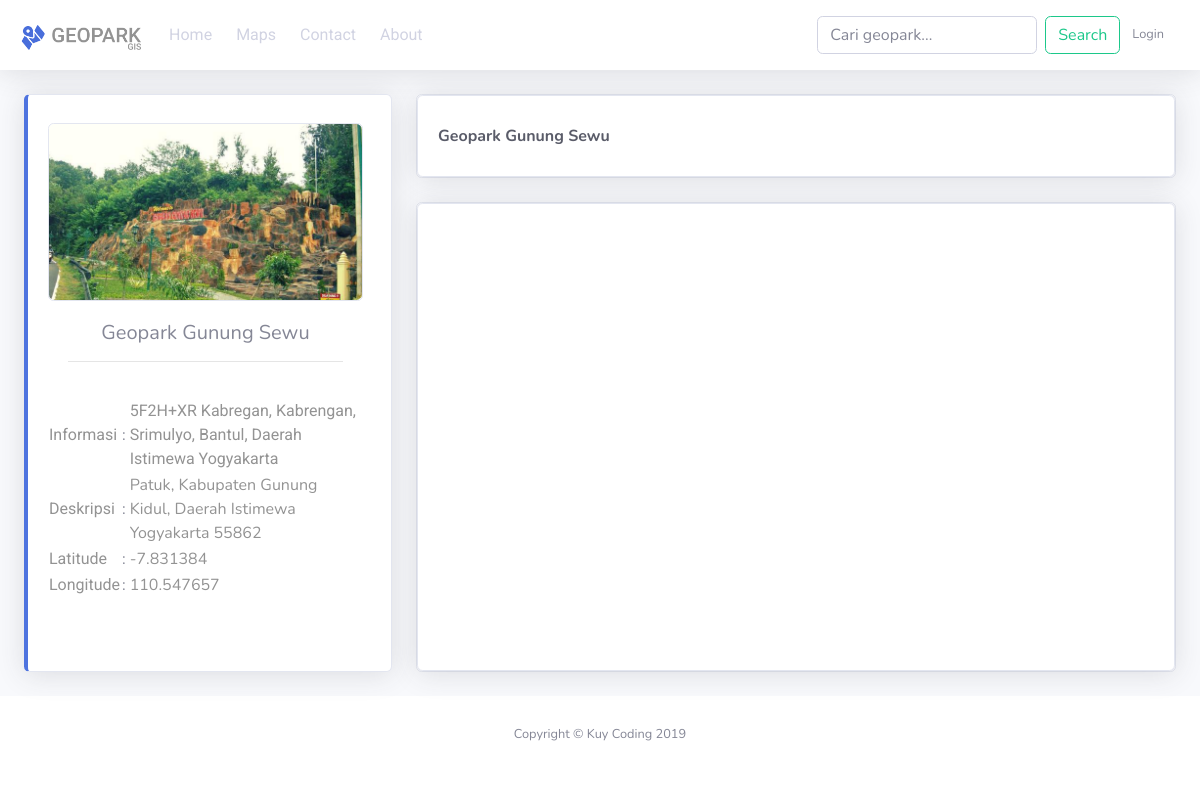
Screenshot of /maps.php?id=1 with the database file from the repository.
### tables this page shows
CREATE TABLE `data_geo` (
  `id_geo` int(11) NOT NULL,
  `nama_geo` varchar(128) NOT NULL,
  `deskripsi` varchar(158) NOT NULL,
  `info` varchar(128) NOT NULL,
  `lat` varchar(128) NOT NULL,
  `longitude` varchar(128) NOT NULL,
  `image` varchar(128) NOT NULL,
  `date_created` int(11) NOT NULL
);

### maps.php (the view, shortened to what this page needs)
<?php include_once("template/header.php"); ?>
<div class="container-fluid">
    <div class="row">
        <div class="col-xl-4 col-md-6 mb-4">
            <div class="card border-left-primary shadow h-100 py-2">
                <div class="card-body">
                    <div class="row no-gutters align-items-center">
                        <div class="col mr-2">
                            <?php
                            $id = $_GET['id'];
                            $query = mysqli_query($con, "SELECT * FROM data_geo WHERE id_geo = $id");
                            $data = array();
                            while ($row = mysqli_fetch_assoc($query)) {
                                $data[] = $row;
                            }
                            ?>
                            <div class="card">
                                <img class="card-img-top rounded" src="<?= "admin/assets/img/upload/" . $data[0]['image'] ?>" alt="">
                            </div>
                            <div class="card-body">
                                <h5 align="center"><?= $data[0]['nama_geo'] ?></h5>
                                <hr class="sidebar-divider">
                            </div>
                            <div class="">
                                <form method="post">
                                    <table border="0">
                                        <tr>
                                            <td style="color:#939393; font-family: 'roboto' , regular;">Informasi</td>
                                            <td> : </td>
                                            <td></td>
                                            <td style="color:#939393; font-family: 'roboto' , light;"><span><?= $data[0]['info']  ?></span></td>
                                        </tr>
                                        <tr>
                                            <td style="color:#939393; font-family: 'roboto' , regular;">Deskripsi</td>
                                            <td> : </td>
                                            <td></td>
                                            <td style="color:#939393"><?= $data[0]['deskripsi']  ?></td>
                                        </tr>
                                        <tr>
                                            <td style="color:#939393; font-family: 'roboto' , regular;">Latitude</td>
                                            <td> : </td>
                                            <td></td>
                                            <td style="color:#939393"><span><?= $data[0]['lat']  ?></span></td>
                                        </tr>
                                        <tr>
                                            <td style="color:#939393; font-family: 'roboto' , regular;">Longitude</td>
                                            <td> : </td>
                                            <td></td>
                                            <td style="color:#939393"><span><?= $data[0]['longitude']  ?></span></td>
                                        </tr>
                                    </table>
                                </form>
                            </div>
                        </div>
                    </div>
                </div>
            </div>
        </div>
        <div class="col-lg-8">
            <div class="card mb-4">
                <div class="card border-center-primary shadow h-100 py-2">
                    <div class="card-body">
                        <div class="row no-gutters align-items-center">
                            <div class="col mr-2">
                                <?php
                                $id = $_GET['id'];
                                $query = mysqli_query($con, "SELECT * FROM data_geo WHERE id_geo = $id");
                                $data = array();
                                while ($row = mysqli_fetch_assoc($query)) {
                                    $data[] = $row;
                                }
                                ?>
                                <div class="p mb-0 font-weight-bold text-gray-800"><?= $data[0]['nama_geo']  ?></div>
                            </div>
                        </div>
                    </div>
                </div>
            </div>
            <div class="card mb-4">
                <div class="card border-center-primary shadow h-100 py-2">
                    <div class="row no-gutters align-items-center">
                        <div class="col">
                            <div id="map-canvas" style="width:100%;height:450px;"></div>
                        </div>
                    </div>
                </div>
            </div>
        </div>
    </div>
</div>
</div>
<?php include_once("template/footer.php");
?>

### rows the page displays
data_geo: image (picture), nama_geo "Geopark Gunung Sewu", info "5F2H+XR Kabregan, Kabrengan, Srimulyo, Bantul, Daerah Istimewa Yogyakarta", deskripsi "Patuk, Kabupaten Gunung Kidul, Daerah Istimewa Yogyakarta 55862", lat "-7.831384", longitude "110.547657"
